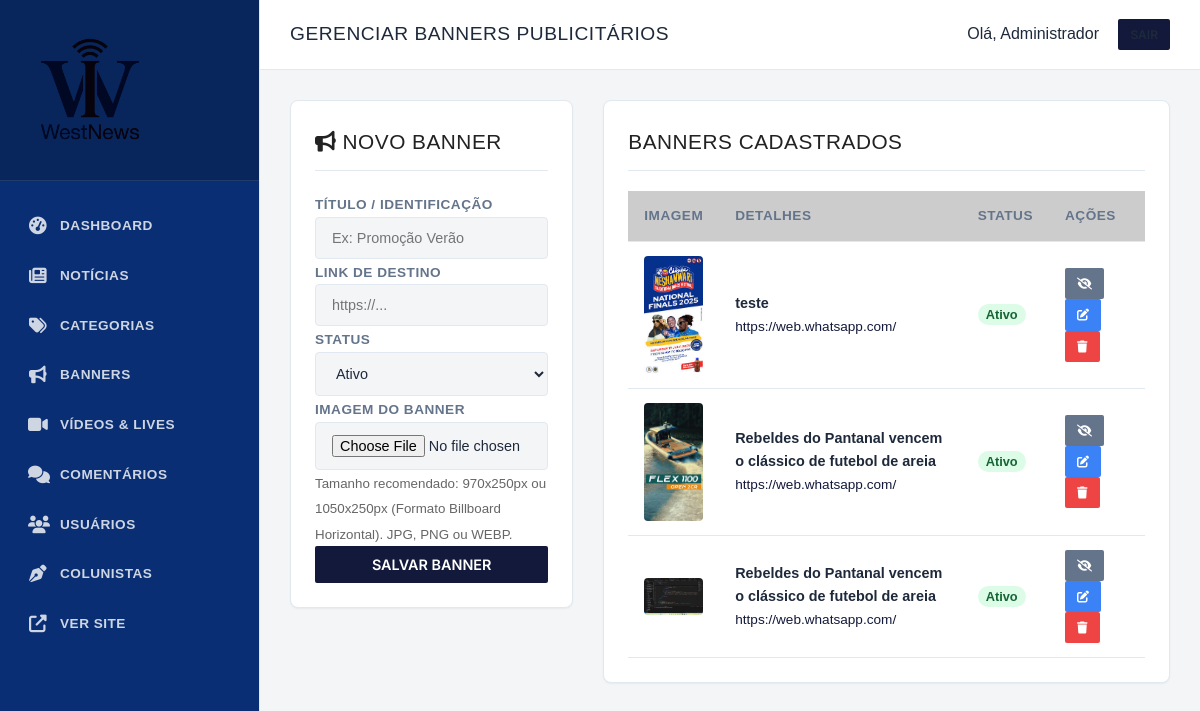
Screenshot of /admin/banners.php (signed in) with the database file from the repository.
### tables this page shows
CREATE TABLE banners (
            id INTEGER PRIMARY KEY AUTOINCREMENT,
            titulo VARCHAR(255) NOT NULL,
            imagem VARCHAR(255) NOT NULL,
            link VARCHAR(255) NOT NULL,
            status VARCHAR(20) DEFAULT 'ativo',
            criado_em DATETIME DEFAULT CURRENT_TIMESTAMP
        , posicao TEXT DEFAULT 'topo', ativo INTEGER DEFAULT 1, created_at DATETIME);

### includes/functions.php (called while the page is built, shortened)
<?php
function escape($string) {
    return htmlspecialchars($string, ENT_QUOTES, 'UTF-8');
}
function getCsrfToken() {
    return $_SESSION['csrf_token'];
}

### admin/banners.php (the view, shortened to what this page needs)
<?php
require_once __DIR__ . '/includes/header.php';
$pdo = Database::getInstance();
$banners = $pdo->query("SELECT * FROM banners ORDER BY criado_em DESC")->fetchAll();
$edit_banner = null;
?>
<div style="display: grid; grid-template-columns: 1fr 2fr; gap: 30px;">
    <div class="card" style="height: fit-content;">
        <h3 style="margin-bottom: 20px;"><i class="fas fa-bullhorn"></i> <?= $edit_banner ? 'Editar Banner' : 'Novo Banner' ?></h3>
        <form action="banners.php" method="POST" enctype="multipart/form-data">
            <div class="form-group">
                <label>Título / Identificação</label>
                <input type="text" name="titulo" class="form-control" value="<?= $edit_banner ? escape($edit_banner['titulo']) : '' ?>" placeholder="Ex: Promoção Verão" required>
            </div>
            <div class="form-group">
                <label>Link de Destino</label>
                <input type="url" name="link" class="form-control" value="<?= $edit_banner ? escape($edit_banner['link']) : '' ?>" placeholder="https://..." required>
            </div>
            <div class="form-group">
                <label>Status</label>
                <select name="status" class="form-control">
                    <option value="ativo" <?= ($edit_banner && $edit_banner['status'] == 'ativo') ? 'selected' : '' ?>>Ativo</option>
                </select>
            </div>
            <div class="form-group">
                <label>Imagem do Banner</label>
                <input type="file" name="imagem" class="form-control" accept="image/*" <?= !$edit_banner ? 'required' : '' ?>>
                <small style="color: var(--color-text-muted);">Tamanho recomendado: 970x250px ou 1050x250px (Formato Billboard Horizontal). JPG, PNG ou WEBP.</small>
            </div>
            <button type="submit" class="btn" style="width: 100%;"><?= $edit_banner ? 'Atualizar Banner' : 'Salvar Banner' ?></button>
        </form>
    </div>
    <div class="card">
        <h3 style="margin-bottom: 20px;">Banners Cadastrados</h3>
        <div class="table-responsive">
            <table>
                <thead>
                    <tr>
                        <th style="width: 80px;">Imagem</th>
                        <th>Detalhes</th>
                        <th>Status</th>
                        <th>Ações</th>
                    </tr>
                </thead>
                <tbody>
                    <?php if (count($banners) > 0): ?>
                        <?php foreach ($banners as $banner): ?>
                        <tr>
                            <td>
                                <img src="<?= BASE_URL ?>/uploads/banners/<?= escape($banner['imagem']) ?>" style="width: 80px; height: auto; border-radius: 4px;">
                            </td>
                            <td>
                                <strong><?= escape($banner['titulo']) ?></strong><br>
                                <a href="<?= escape($banner['link']) ?>" target="_blank" style="font-size: 0.85rem; color: var(--color-primary);"><?= escape($banner['link']) ?></a>
                            </td>
                            <td>
                                <?php if ($banner['status'] == 'ativo'): ?>
                                    <span style="background: #dcfce7; color: #166534; padding: 3px 8px; border-radius: 12px; font-size: 0.8rem; font-weight: bold;">Ativo</span>
                                <?php else: ?>
                                    <span style="background: #f1f5f9; color: #475569; padding: 3px 8px; border-radius: 12px; font-size: 0.8rem; font-weight: bold;">Inativo</span>
                                <?php endif; ?>
                            </td>
                            <td>
                                <a href="banners.php?toggle=<?= $banner['id'] ?>&token=<?= getCsrfToken() ?>" class="btn btn-sm" style="background-color: <?= $banner['status'] == 'ativo' ? '#64748b' : '#10b981' ?>;" title="<?= $banner['status'] == 'ativo' ? 'Desativar' : 'Ativar' ?>">
                                    <i class="fas <?= $banner['status'] == 'ativo' ? 'fa-eye-slash' : 'fa-eye' ?>"></i>
                                </a>
                                <a href="banners.php?edit=<?= $banner['id'] ?>" class="btn btn-sm" style="background-color: #3b82f6;"><i class="fas fa-edit"></i></a>
                                <a href="banners.php?delete=<?= $banner['id'] ?>&token=<?= getCsrfToken() ?>" class="btn btn-sm" style="background-color: #ef4444;" onclick="return confirm('Tem certeza que deseja excluir este banner?')"><i class="fas fa-trash"></i></a>
                            </td>
                        </tr>
                        <?php endforeach; ?>
                    <?php else: ?>
                        <tr>
                            <td colspan="4" style="text-align: center; padding: 20px; color: var(--color-text-muted);">Nenhum banner cadastrado ainda.</td>
                        </tr>
                    <?php endif; ?>
                </tbody>
            </table>
        </div>
    </div>
</div>
<?php require_once __DIR__ . '/includes/footer.php'; ?>

### assets/css/style.css (style rules this page uses)
:root { --color-primary: #13193a; --color-primary-light: #1d2657; --color-accent: #CC0000; --color-text: #222222; --color-text-muted: #666666; --color-bg: #FFFFFF; --color-surface: #F8F9FA; --color-border: #E5E5E5; --color-footer-bg: #111111; --color-footer-text: #CCCCCC; --font-title: 'Merriweather', serif; --font-family: 'Inter', sans-serif; --shadow-sm: 0 1px 3px rgba(0,0,0,0.05); --transition: all 0.2s ease-in-out; }
* { margin: 0; padding: 0; box-sizing: border-box; }
body { font-family: var(--font-family); background-color: var(--color-bg); color: var(--color-text); line-height: 1.5; -webkit-font-smoothing: antialiased; }
a { text-decoration: none; color: inherit; transition: var(--transition); }
img { max-width: 100%; height: auto; display: block; object-fit: cover; }
h1, h2, h3, h4, h5, h6 { font-family: var(--font-title); font-weight: 700; color: var(--color-text); }
.btn { display: inline-block; padding: 10px 20px; background-color: var(--color-primary); color: #fff; font-family: var(--font-family); font-weight: 600; font-size: 0.9rem; text-transform: uppercase; border: none; cursor: pointer; border-radius: 2px; }
.form-control { width: 100%; padding: 12px; border: 1px solid var(--color-border); font-family: var(--font-family); font-size: 0.9rem; background: var(--color-bg); color: var(--color-text); }

### assets/css/admin.css (style rules this page uses)
:root { --admin-bg: #f4f5f7; --admin-surface: #ffffff; --admin-sidebar: #0a2e73; --admin-sidebar-hover: #113f9c; --admin-sidebar-text: #ffffff; --admin-text: #1e293b; --admin-text-light: #64748b; --admin-primary: #0a2e73; --admin-accent: #c8102e; --admin-border: #e2e8f0; --shadow-sm: 0 1px 2px 0 rgba(0, 0, 0, 0.05); --shadow-md: 0 4px 6px -1px rgba(0, 0, 0, 0.1); }
body { margin: 0; font-family: 'Montserrat', sans-serif; background-color: var(--admin-bg); color: var(--admin-text); line-height: 1.6; }
h1, h2, h3, h4, h5, h6 { font-family: 'Bebas Neue', sans-serif; font-weight: 400; text-transform: uppercase; letter-spacing: 0.5px; }
.card { background: var(--admin-surface); border-radius: 8px; border: 1px solid var(--admin-border); box-shadow: var(--shadow-sm); padding: 24px; margin-bottom: 30px; color: var(--admin-text); }
.card h3 { font-size: 1.3rem; margin-top: 0; border-bottom: 1px solid var(--admin-border); padding-bottom: 12px; margin-bottom: 20px; }
.table-responsive { overflow-x: auto; }
table { width: 100%; border-collapse: collapse; }
table th, table td { padding: 14px 16px; text-align: left; border-bottom: 1px solid var(--admin-border); }
table th { background-color: rgba(0, 0, 0, 0.2); font-weight: 700; font-size: 0.85rem; text-transform: uppercase; letter-spacing: 0.5px; color: var(--admin-text-light); }
table td { font-size: 0.9rem; color: var(--admin-text); }
.btn-sm { padding: 6px 12px; font-size: 0.75rem; }
.form-group label { font-weight: 600; font-size: 0.85rem; text-transform: uppercase; letter-spacing: 0.5px; color: var(--admin-text-light); margin-bottom: 8px; }
.form-control { background-color: var(--admin-bg) !important; border: 1px solid var(--admin-border) !important; color: var(--admin-text) !important; border-radius: 4px; padding: 12px 16px; font-family: 'Montserrat', sans-serif; transition: all 0.2s ease-in-out; }

### rows the page displays
banners: imagem (picture), titulo "teste", link "https://web.whatsapp.com/", status "Ativo"
banners: imagem (picture), titulo "Rebeldes do Pantanal vencem o clássico de futebol de areia", link "https://web.whatsapp.com/", status "Ativo"
banners: imagem (picture), titulo "Rebeldes do Pantanal vencem o clássico de futebol de areia", link "https://web.whatsapp.com/", status "Ativo"

### other values shown
$page_title "GERENCIAR BANNERS PUBLICITÁRIOS"
$_SESSION['user_nome'] "Administrador"
